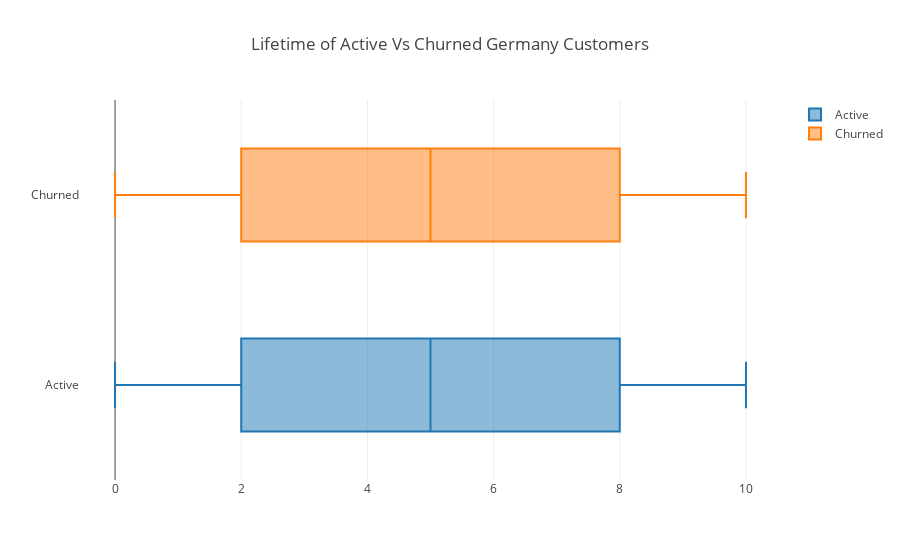

The notebook cell saved with this chart:
### Code cell
enable_plotly_in_cell()
#import plotly.graph_objs as go
#from plotly.offline import iplot

group_1=go.Box(
    x=active_germany_users['Tenure'], name="Active")
group_2 = go.Box(
    x=churned_germany_users['Tenure'],
    name="Churned")

info = [group_1, group_2]
title = "Lifetime of Active Vs Churned Germany Customers"
iplot({
            "data": info, 
            "layout": {
                "title": title
            }
     })

### Figure 1 — Plotly figure (JSON) as saved in the notebook; plotly's stock layout.template omitted (floating-point values rounded to 4 significant figures; data arrays with more than 128 entries replaced by an {"elided": "..."} marker saying what was removed)
{"data": [{"x": {"elided": "1695 int values"}, "type": "box", "name": "Active", "uid": "6c559061-2b6e-4236-9f6e-f51821935ab0"}, {"x": {"elided": "814 int values"}, "type": "box", "name": "Churned", "uid": "064b3090-c127-49f3-9a62-69fc51409c1e"}], "layout": {"title": {"text": "Lifetime of Active Vs Churned Germany Customers"}}}
